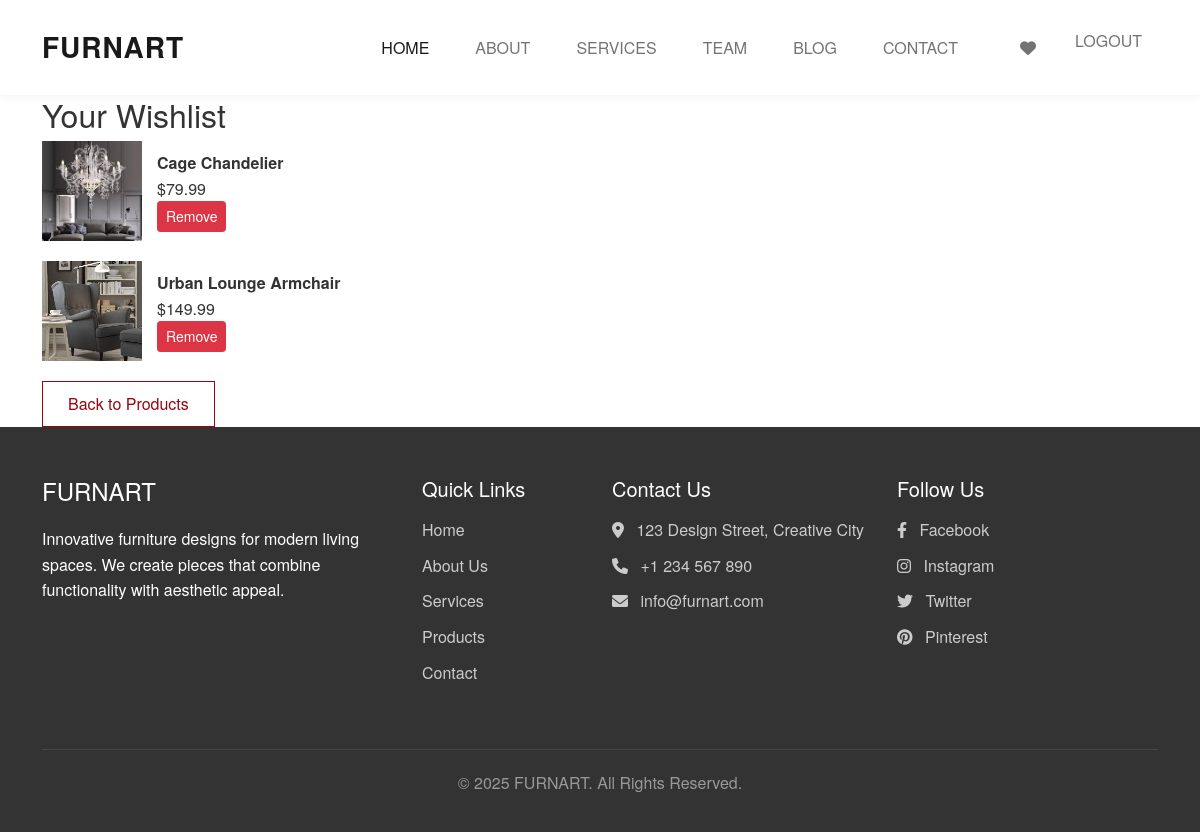
The page /wishlist/ (signed in) on the database its author committed.
### ecommerce/models.py (models this page shows, shortened)
class Wishlist(models.Model):
    user=models.ForeignKey(User,on_delete=models.CASCADE,related_name='whishlist_items')
    product=models.ForeignKey(Product,on_delete=models.CASCADE)
    added_on=models.DateTimeField(auto_now_add=True)
    class Meta:
        unique_together=('user','product')
        ordering= ['-added_on']

class Product(models.Model):
    name=models.CharField(max_length=200)
    price=models.DecimalField(max_digits=10,decimal_places=2)
    description=models.TextField()
    image=models.ImageField(upload_to=product_image_path,null=True,blank=True)
    category=models.ForeignKey(Category,on_delete=models.CASCADE)
    created_by=models.ForeignKey(User,on_delete=models.SET_NULL,null=True,related_name='products_created')
    created_at=models.DateTimeField(auto_now_add=True)
    updated_at=models.DateTimeField(auto_now=True)

### ecommerce/views.py (the view)
# urls.py: path('wishlist/', views.wishlist_view, name='wishlist_view'),
def wishlist_view(request):
    if not request.user.is_authenticated:
        return redirect('login')
    wishlist_items = Wishlist.objects.filter(user=request.user).select_related('product')
    return render(request, 'ecommerce/wishlist.html', {'wishlist_items': wishlist_items})

### templates/ecommerce/wishlist.html (shortened to what this page needs)
{% extends 'ecommerce/base.html' %}
{% load static %}
{% block content %}
<div class="container">
    <h2>Your Wishlist</h2>
    <ul style="list-style: none; padding: 0;">
        {% for item in wishlist_items %}
            <li style="margin-bottom: 20px; display: flex; align-items: center;">
                {% if item.product.image %}
                    <img src="{{ item.product.image.url }}" alt="{{ item.product.name }}" width="100" height="100" style="object-fit: cover; margin-right: 15px;">
                {% else %}
                    <img src="{% static 'ecommerce/default-image.jpg' %}" alt="No image" width="100" height="100" style="object-fit: cover; margin-right: 15px;">
                {% endif %}
                <div>
                    <strong>{{ item.product.name }}</strong><br>
                    <span>${{ item.product.price }}</span><br>
                    <form method="post" action="{% url 'remove_from_wishlist' item.id %}" style="display:inline;">
                        <button type="submit" class="btn btn-danger btn-sm">Remove</button>
                    </form>
                </div>
            </li>
        {% empty %}
            <li>No items in your wishlist yet.</li>
        {% endfor %}
    </ul>
    <a href="{% url 'product_list' %}" class="btn btn-secondary">Back to Products</a>
</div>
{% endblock %}

### templates/ecommerce/base.html (style rules this page uses)
:root { --primary-color: #333; --secondary-color: #666; --accent-color: #960510; --light-color: #f8f9fa; }
body { font-family: 'Helvetica Neue', Arial, sans-serif; color: var(--primary-color); line-height: 1.6; overflow-x: hidden; }
.btn-secondary { border: 1px solid var(--accent-color); color: var(--accent-color); background: transparent; padding: 10px 25px; border-radius: 0; }

### rows shown on the page
Wishlist: product.image (picture), product.name "Cage Chandelier", product.price "79.99"
Wishlist: product.image (picture), product.name "Urban Lounge Armchair", product.price "149.99"
